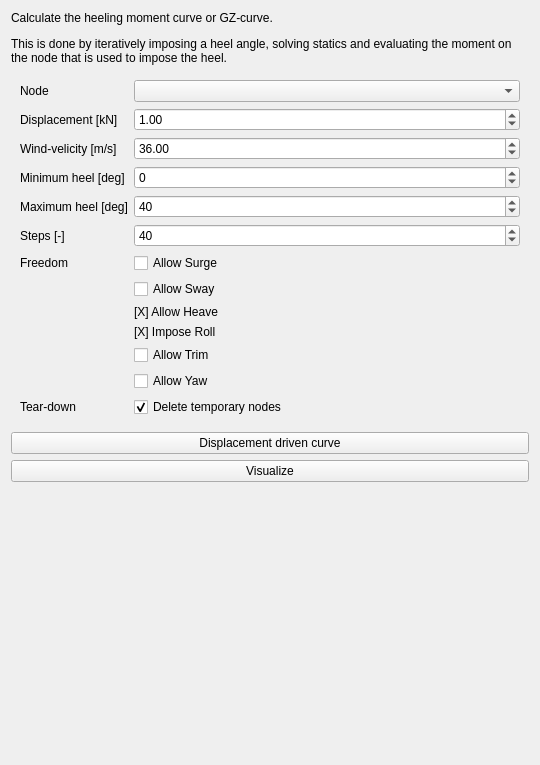
<?xml version="1.0" encoding="UTF-8"?>
<ui version="4.0">
 <class>WidgetDispDrivenStability</class>
 <widget class="QWidget" name="WidgetDispDrivenStability">
  <property name="geometry">
   <rect>
    <x>0</x>
    <y>0</y>
    <width>540</width>
    <height>765</height>
   </rect>
  </property>
  <property name="windowTitle">
   <string>Form</string>
  </property>
  <property name="locale">
   <locale language="English" country="UnitedStates"/>
  </property>
  <layout class="QVBoxLayout" name="verticalLayout">
   <item>
    <widget class="QLabel" name="label_4">
     <property name="text">
      <string>&lt;html&gt;&lt;head/&gt;&lt;body&gt;&lt;p&gt;Calculate the heeling moment curve or GZ-curve.&lt;/p&gt;&lt;p&gt;This is done by iteratively imposing a heel angle, solving statics and evaluating the moment on the node that is used to impose the heel.&lt;/p&gt;&lt;/body&gt;&lt;/html&gt;</string>
     </property>
     <property name="wordWrap">
      <bool>true</bool>
     </property>
    </widget>
   </item>
   <item>
    <widget class="QWidget" name="widget" native="true">
     <layout class="QFormLayout" name="formLayout">
      <item row="0" column="0">
       <widget class="QLabel" name="label_11">
        <property name="text">
         <string>Node</string>
        </property>
       </widget>
      </item>
      <item row="0" column="1">
       <widget class="QComboBox" name="node_name"/>
      </item>
      <item row="1" column="0">
       <widget class="QLabel" name="label_16">
        <property name="text">
         <string>Displacement [kN]</string>
        </property>
       </widget>
      </item>
      <item row="1" column="1">
       <widget class="QDoubleSpinBox" name="stability_displacement">
        <property name="maximum">
         <double>999999999999999.000000000000000</double>
        </property>
        <property name="value">
         <double>1.000000000000000</double>
        </property>
       </widget>
      </item>
      <item row="3" column="0">
       <widget class="QLabel" name="label_12">
        <property name="text">
         <string>Minimum heel [deg]</string>
        </property>
       </widget>
      </item>
      <item row="3" column="1">
       <widget class="QSpinBox" name="stability_heel_start">
        <property name="minimum">
         <number>-180</number>
        </property>
        <property name="maximum">
         <number>20</number>
        </property>
       </widget>
      </item>
      <item row="5" column="0">
       <widget class="QLabel" name="label_14">
        <property name="text">
         <string>Maximum heel [deg]</string>
        </property>
        <property name="alignment">
         <set>Qt::AlignCenter</set>
        </property>
       </widget>
      </item>
      <item row="5" column="1">
       <widget class="QSpinBox" name="stability_heel_max">
        <property name="maximum">
         <number>180</number>
        </property>
        <property name="value">
         <number>40</number>
        </property>
       </widget>
      </item>
      <item row="6" column="0">
       <widget class="QLabel" name="label_18">
        <property name="text">
         <string>Steps [-]</string>
        </property>
       </widget>
      </item>
      <item row="6" column="1">
       <widget class="QSpinBox" name="stability_n_steps">
        <property name="maximum">
         <number>1000</number>
        </property>
        <property name="value">
         <number>40</number>
        </property>
       </widget>
      </item>
      <item row="7" column="0">
       <widget class="QLabel" name="label_3">
        <property name="text">
         <string>Freedom</string>
        </property>
       </widget>
      </item>
      <item row="7" column="1">
       <widget class="QCheckBox" name="stability_surge">
        <property name="text">
         <string>Allow Surge</string>
        </property>
       </widget>
      </item>
      <item row="8" column="1">
       <widget class="QCheckBox" name="stability_sway">
        <property name="text">
         <string>Allow Sway</string>
        </property>
       </widget>
      </item>
      <item row="9" column="1">
       <widget class="QLabel" name="label">
        <property name="text">
         <string>[X] Allow Heave</string>
        </property>
       </widget>
      </item>
      <item row="10" column="1">
       <widget class="QLabel" name="label_2">
        <property name="text">
         <string>[X] Impose Roll</string>
        </property>
       </widget>
      </item>
      <item row="11" column="1">
       <widget class="QCheckBox" name="stability_trim">
        <property name="text">
         <string>Allow Trim</string>
        </property>
        <property name="checked">
         <bool>false</bool>
        </property>
       </widget>
      </item>
      <item row="12" column="1">
       <widget class="QCheckBox" name="stability_yaw">
        <property name="text">
         <string>Allow Yaw</string>
        </property>
       </widget>
      </item>
      <item row="13" column="0">
       <widget class="QLabel" name="label_13">
        <property name="text">
         <string>Tear-down</string>
        </property>
       </widget>
      </item>
      <item row="13" column="1">
       <widget class="QCheckBox" name="stability_do_teardown">
        <property name="text">
         <string>Delete temporary nodes</string>
        </property>
        <property name="checked">
         <bool>true</bool>
        </property>
       </widget>
      </item>
      <item row="2" column="0">
       <widget class="QLabel" name="label_5">
        <property name="text">
         <string>Wind-velicity [m/s]</string>
        </property>
       </widget>
      </item>
      <item row="2" column="1">
       <widget class="QDoubleSpinBox" name="sbWindVelocity">
        <property name="maximum">
         <double>200.000000000000000</double>
        </property>
        <property name="value">
         <double>36.000000000000000</double>
        </property>
       </widget>
      </item>
     </layout>
    </widget>
   </item>
   <item>
    <widget class="QPushButton" name="stability_go">
     <property name="text">
      <string>Displacement driven curve</string>
     </property>
    </widget>
   </item>
   <item>
    <widget class="QPushButton" name="pushButton">
     <property name="text">
      <string>Visualize</string>
     </property>
    </widget>
   </item>
   <item>
    <spacer name="verticalSpacer">
     <property name="orientation">
      <enum>Qt::Vertical</enum>
     </property>
     <property name="sizeHint" stdset="0">
      <size>
       <width>20</width>
       <height>151</height>
      </size>
     </property>
    </spacer>
   </item>
  </layout>
 </widget>
 <tabstops>
  <tabstop>node_name</tabstop>
  <tabstop>stability_displacement</tabstop>
  <tabstop>stability_heel_start</tabstop>
  <tabstop>stability_heel_max</tabstop>
  <tabstop>stability_n_steps</tabstop>
  <tabstop>stability_surge</tabstop>
  <tabstop>stability_sway</tabstop>
  <tabstop>stability_yaw</tabstop>
  <tabstop>stability_trim</tabstop>
  <tabstop>stability_do_teardown</tabstop>
 </tabstops>
 <resources/>
 <connections/>
</ui>
